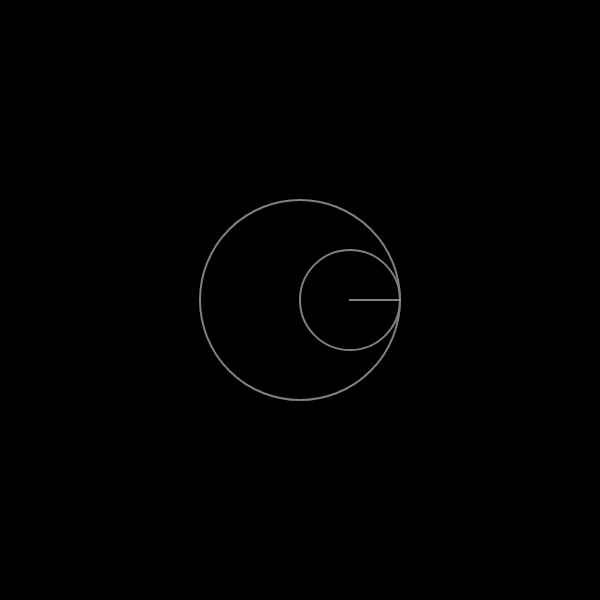
Frame 1 (no input)
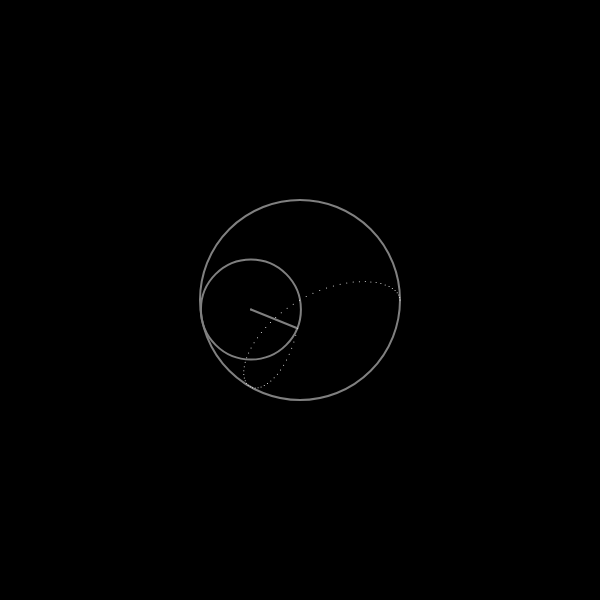
Frame 60 (no input)
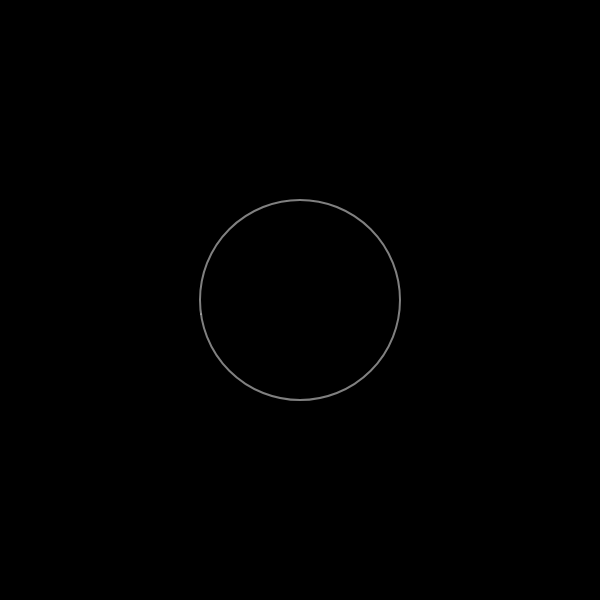
Frame 120 (the mouse pressed at the canvas centre since frame 60)

The p5.js sketch that drew these frames (run headless with seeded random() and noise() and a simulated clock; from frame 60 on, the mouse is pressed at the canvas centre):

// p5.js sketch
// ── sketch.js
// <-- Global variables
var r0 = 100;
var teta0 = 0;
var teta1 = 0;
//var dteta1 = 5; // Math.PI / 180;
var ds2 = 5; // pixels

var r1 = -r0 / 2; // * (Math.random() * 2 - 1);
var r2 = Math.abs(r1); // * Math.random() * 2;

var WIDTH = 600;
var HEIGHT = 600;

var Points = {
  init: function(NBmax) {
    this.listPts = [];
    this.NBmax = NBmax;
    this.stepColor = 255 / (NBmax - 1);
  },
  addPoint: function(x, y) {
    this.listPts.push(createVector(x, y));
    var lg = this.listPts.length;

    if (lg > this.NBmax) {
      this.listPts = this.listPts.slice(lg - this.NBmax, lg);
    }
  },
  draw: function() {
    var color = 255;
    strokeWeight(1);

    for (var i = this.listPts.length - 1; i >= 0; i--) {
      color -= this.stepColor;
      stroke(color);
      point(this.listPts[i].x, this.listPts[i].y);
    }
  }
};

// Global variables -->

function setup() {
  frameRate(30);
  createCanvas(WIDTH, HEIGHT);
  //angleMode(DEGREES);
  Points.init(10000);
}

function draw() {
  translate(WIDTH / 2, HEIGHT / 2);
  background(0);

  if (mouseIsPressed) {
    Points.listPts = [];
    var dx = mouseX - WIDTH / 2;
    var dy = mouseY - HEIGHT / 2;
    var r = Math.pow(Math.pow(dx, 2) + Math.pow(dy, 2), 0.5);
    var alpha = Math.acos(dx / r);

    // r1 = Math.cos(r * PI / 2 / r0) * r0 / 2;
    // r2 = r1 * alpha * 2 / PI;
    r1 = map(mouseX, 0, WIDTH, -1, 1) * r0 * 2;
    r2 = map(mouseY, 0, HEIGHT, 0, 2) * r1;
  }

  var x1 = (r0 + r1) * cos(teta0);
  var y1 = (r0 + r1) * sin(teta0);

  var x2 = x1 + r2 * cos(teta1);
  var y2 = y1 + r2 * sin(teta1);

  strokeWeight(2);
  stroke(255 / 2);
  smooth();
  noFill();

  ellipse(0, 0, r0 * 2, r0 * 2);
  ellipse(x1, y1, r1 * 2, r1 * 2);
  point(x1, y1);
  line(x1, y1, x2, y2);
  Points.addPoint(x2, y2);
  Points.draw();

  if (r1 !== 0) {
    var dteta1 = ds2 / r2 * Math.sign(r1);
    teta1 += dteta1;
    teta0 += dteta1 * r1 / r0;
  }
}
